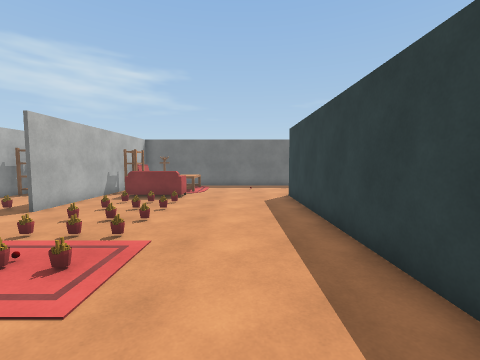
view 1 (above)

23 first-person views from a walk through a 3-D level made in the Unity game engine. The camera is 1.5 m above the floor, tilts 4° down and sees 90° across. The floor is counted in squares, 1 m on a side. Each view is taken from the middle of a square. On the plan, view 1 faces up. The plan holds only what a view shows up to about 13 squares ahead; the rest is blank. The place goes on beyond the plan. The player character is not drawn. Surface patterns are stand-ins for the level's own textures.

view 2
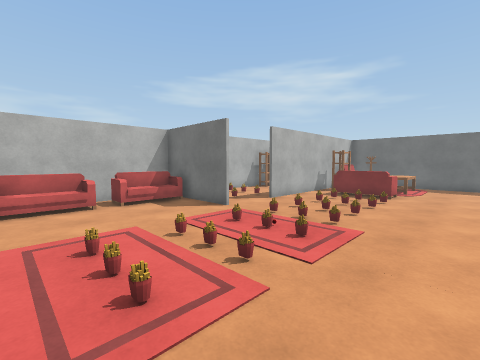

view 3
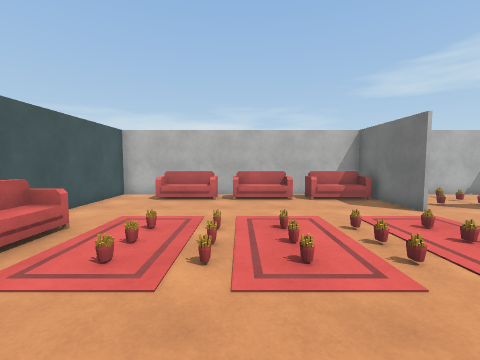

view 4
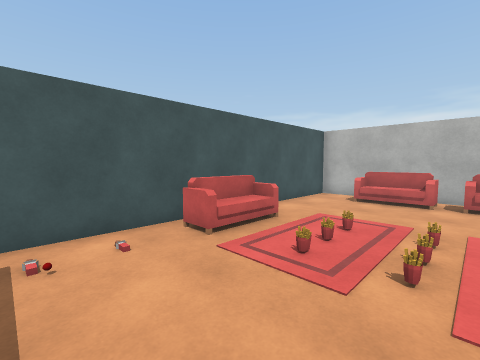

view 5
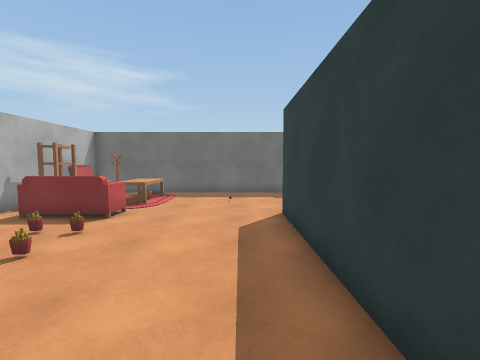

view 6
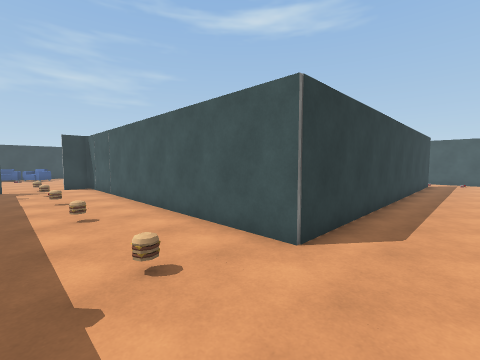

view 7
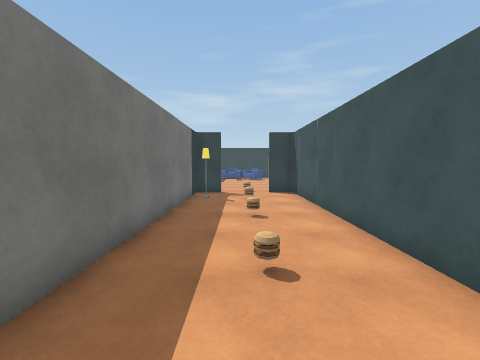

view 8
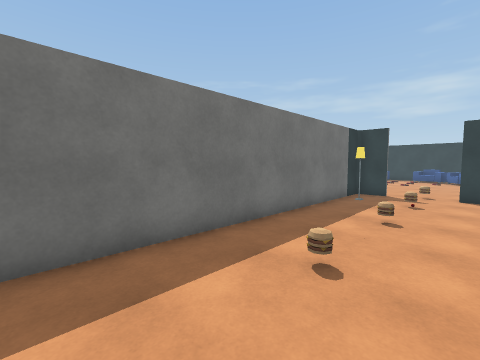

view 9
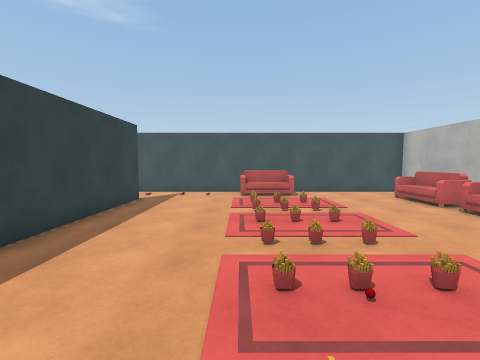

view 10
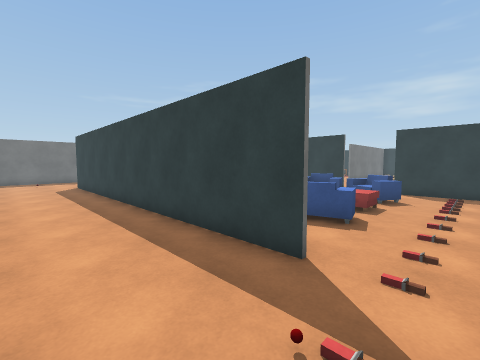

view 11
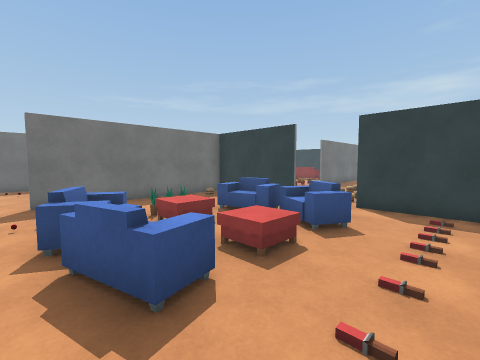

view 12
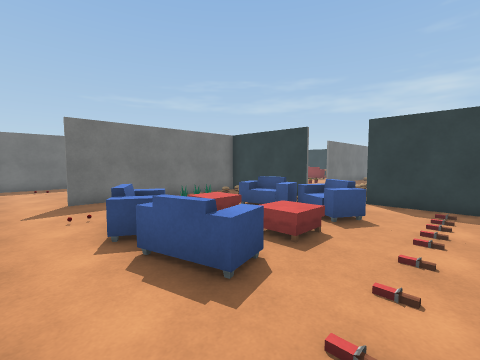

view 13
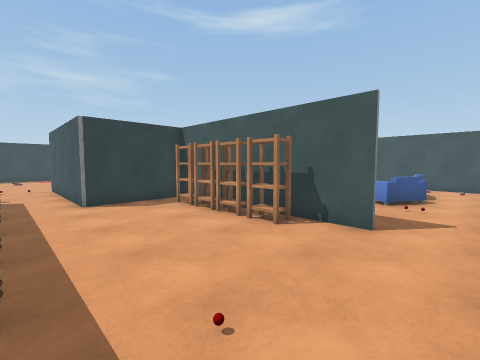

view 14
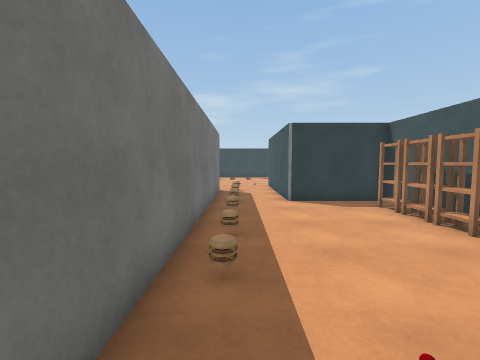

view 15
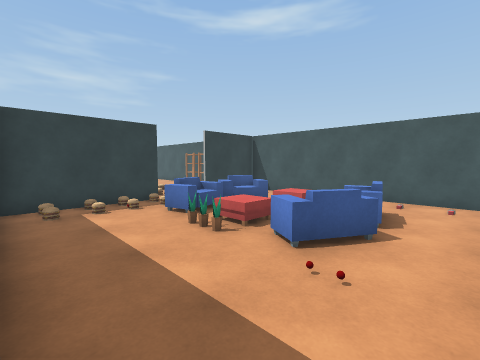

view 16
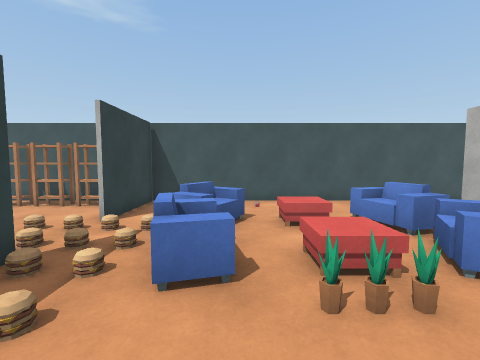

view 17
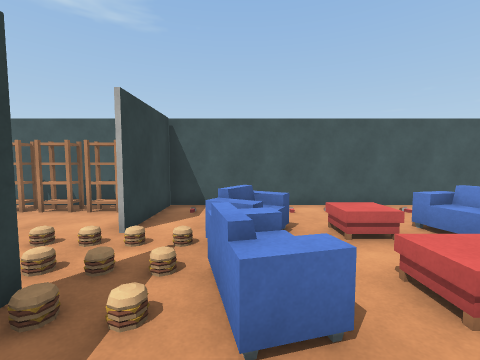

view 18
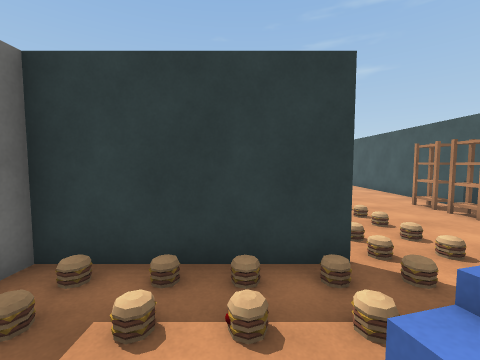

view 19
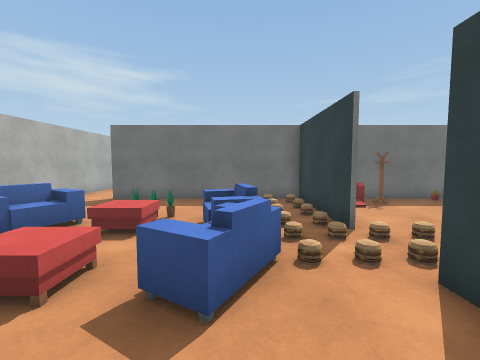

view 20
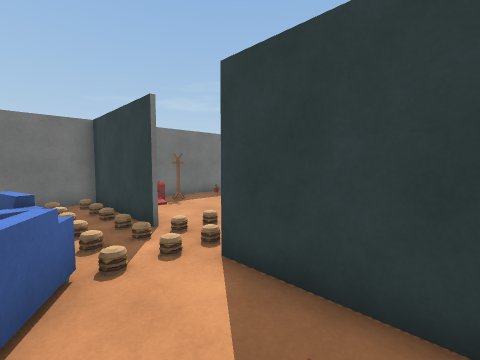

view 21
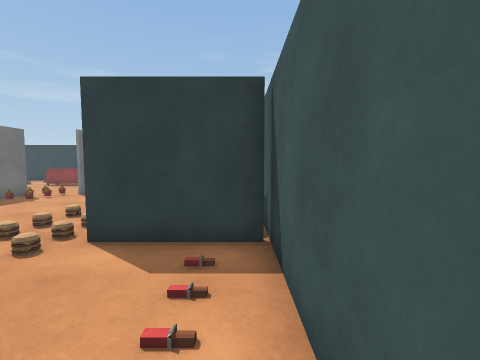

view 22
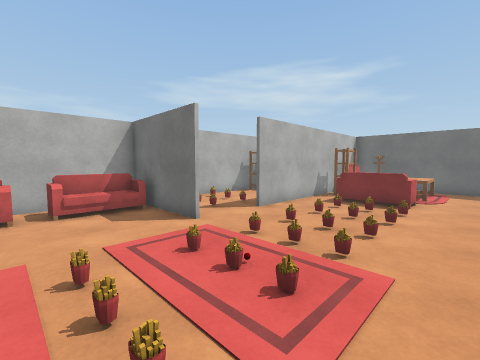

view 23
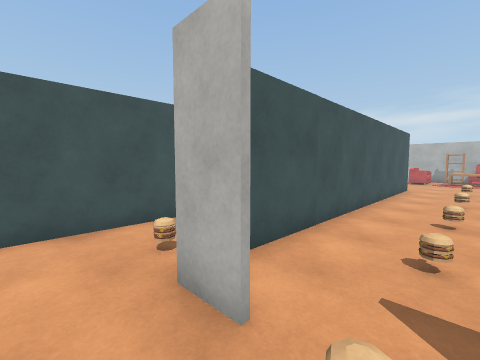

### Floor plan
Key: @ floor where view 1 was taken; # wall or solid block; . floor; / step, stairs or slope; T table; B bookshelf; S sofa; C chair; P plant; R rack; O other object.
Columns run from 11 left of view 1 to 18 right of it. Each row starts with its distance up from view 1.
 16      #O#####################
 15      #O T..................#..
 14      CC T.....................
 13      BB T.....................
 12 #    #  ...................#..
 11 #B   #SSS....###############..
 10 #..  #.......#...O.........O..
  9 #... #.OOO...#................
  8 #.OO.#.OOO...#..........######
  7   ...........#..........O
  6    O...OO....#..........O
  5 #####..OO....#....BBBBB.#
  4 #SS..........#..#########C####
  3 #SS..........#......../## R...
  2 #SS..........#......../#.....O
  1 #SS..........#....PP../#......
  0 #SS........@.#..CCSSCC/#.....
 -1 #SS..........#.CCCSSCC/#////
 -2 #SS..........#..CC...C...///
 -3 #SS..........#..CCSSCC.#......
 -4 #SS..........#..C.SS.C.#......
 -5 #......SSS.OOO.OOOOOOOO# B.BB.
 -6 #......SSS.............# BBBBB
 -7 ##############################

Where each view was taken, in squares from view 1:
view 1: 0 up, 0 right, facing up
view 2: 1 down, 0 right, facing up-left
view 3: 1 down, 1 right, facing left
view 4: 1 down, 1 right, facing down-left
view 5: 4 up, 1 right, facing up
view 6: 15 up, 0 right, facing down-right
view 7: 14 up, 4 right, facing right
view 8: 12 up, 4 right, facing up-right
view 9: 6 up, 2 left, facing down
view 10: 6 down, 1 left, facing up-right
view 11: 6 down, 4 right, facing up-right
view 12: 6 down, 3 right, facing up-right
view 13: 10 up, 3 right, facing down-right
view 14: 10 up, 3 right, facing right
view 15: 4 up, 3 right, facing down-right
view 16: 3 up, 9 right, facing down
view 17: 2 up, 10 right, facing down
view 18: 1 up, 9 right, facing right
view 19: 6 down, 10 right, facing up
view 20: 6 down, 10 right, facing up-right
view 21: 6 down, 8 right, facing right
view 22: 1 up, 1 left, facing up-left
view 23: 14 up, 18 right, facing down-left
